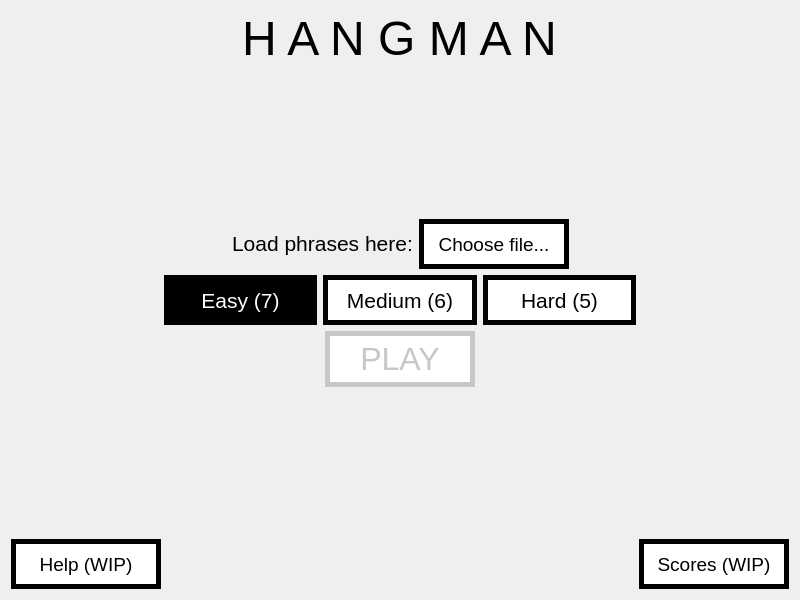
<?xml version="1.0" encoding="UTF-8"?>
<ui version="4.0">
 <class>Menu</class>
 <widget class="QWidget" name="Menu">
  <property name="geometry">
   <rect>
    <x>0</x>
    <y>0</y>
    <width>800</width>
    <height>600</height>
   </rect>
  </property>
  <property name="windowTitle">
   <string>Form</string>
  </property>
  <layout class="QGridLayout" name="gridLayout" rowstretch="1,7,1">
   <item row="1" column="0">
    <layout class="QVBoxLayout" name="primaryBtnsWrapper">
     <item>
      <spacer name="vspacer2">
       <property name="orientation">
        <enum>Qt::Vertical</enum>
       </property>
       <property name="sizeHint" stdset="0">
        <size>
         <width>20</width>
         <height>40</height>
        </size>
       </property>
      </spacer>
     </item>
     <item>
      <layout class="QHBoxLayout" name="layoutFile">
       <item>
        <spacer name="hspacer1">
         <property name="orientation">
          <enum>Qt::Horizontal</enum>
         </property>
         <property name="sizeHint" stdset="0">
          <size>
           <width>40</width>
           <height>20</height>
          </size>
         </property>
        </spacer>
       </item>
       <item>
        <widget class="QLabel" name="labelFile">
         <property name="sizePolicy">
          <sizepolicy hsizetype="Fixed" vsizetype="Fixed">
           <horstretch>0</horstretch>
           <verstretch>0</verstretch>
          </sizepolicy>
         </property>
         <property name="styleSheet">
          <string notr="true">QLabel {
	font: 16pt;
	color: #000000;
}</string>
         </property>
         <property name="text">
          <string>Load phrases here:</string>
         </property>
        </widget>
       </item>
       <item>
        <widget class="QPushButton" name="btnFile">
         <property name="sizePolicy">
          <sizepolicy hsizetype="Fixed" vsizetype="Fixed">
           <horstretch>0</horstretch>
           <verstretch>0</verstretch>
          </sizepolicy>
         </property>
         <property name="minimumSize">
          <size>
           <width>150</width>
           <height>50</height>
          </size>
         </property>
         <property name="styleSheet">
          <string notr="true">QPushButton {
	border: 5px solid #000000;
	padding: 5px;
	font-size: 14pt;
	color: #000000;
	background-color: #ffffff;
}</string>
         </property>
         <property name="text">
          <string>Choose file...</string>
         </property>
        </widget>
       </item>
       <item>
        <spacer name="hspacer2">
         <property name="orientation">
          <enum>Qt::Horizontal</enum>
         </property>
         <property name="sizeHint" stdset="0">
          <size>
           <width>40</width>
           <height>20</height>
          </size>
         </property>
        </spacer>
       </item>
      </layout>
     </item>
     <item>
      <layout class="QHBoxLayout" name="layoutDifficultyBtns">
       <item>
        <spacer name="hspacer3">
         <property name="orientation">
          <enum>Qt::Horizontal</enum>
         </property>
         <property name="sizeHint" stdset="0">
          <size>
           <width>40</width>
           <height>20</height>
          </size>
         </property>
        </spacer>
       </item>
       <item>
        <widget class="QPushButton" name="btnEasy">
         <property name="sizePolicy">
          <sizepolicy hsizetype="MinimumExpanding" vsizetype="Fixed">
           <horstretch>0</horstretch>
           <verstretch>0</verstretch>
          </sizepolicy>
         </property>
         <property name="minimumSize">
          <size>
           <width>150</width>
           <height>50</height>
          </size>
         </property>
         <property name="baseSize">
          <size>
           <width>0</width>
           <height>0</height>
          </size>
         </property>
         <property name="styleSheet">
          <string notr="true">QPushButton {
	border: 5px solid #000000;
	font-size: 16pt;
	background-color: #ffffff;
	color: #000000;
}

QPushButton:checked {
	background-color: #000000;
	color: #ffffff;
}</string>
         </property>
         <property name="text">
          <string>Easy (7)</string>
         </property>
         <property name="checkable">
          <bool>true</bool>
         </property>
         <property name="checked">
          <bool>true</bool>
         </property>
         <property name="default">
          <bool>true</bool>
         </property>
        </widget>
       </item>
       <item>
        <widget class="QPushButton" name="btnMedium">
         <property name="sizePolicy">
          <sizepolicy hsizetype="MinimumExpanding" vsizetype="Fixed">
           <horstretch>0</horstretch>
           <verstretch>0</verstretch>
          </sizepolicy>
         </property>
         <property name="minimumSize">
          <size>
           <width>150</width>
           <height>50</height>
          </size>
         </property>
         <property name="baseSize">
          <size>
           <width>0</width>
           <height>0</height>
          </size>
         </property>
         <property name="styleSheet">
          <string notr="true">QPushButton {
	border: 5px solid #000000;
	padding: 5px;
	font-size: 16pt;
	background-color: #ffffff;
	color: #000000;
}

QPushButton:checked {
	background-color: #000000;
	color: #ffffff;
}</string>
         </property>
         <property name="text">
          <string>Medium (6)</string>
         </property>
         <property name="checkable">
          <bool>true</bool>
         </property>
         <property name="checked">
          <bool>false</bool>
         </property>
        </widget>
       </item>
       <item>
        <widget class="QPushButton" name="btnHard">
         <property name="sizePolicy">
          <sizepolicy hsizetype="MinimumExpanding" vsizetype="Fixed">
           <horstretch>0</horstretch>
           <verstretch>0</verstretch>
          </sizepolicy>
         </property>
         <property name="minimumSize">
          <size>
           <width>150</width>
           <height>50</height>
          </size>
         </property>
         <property name="baseSize">
          <size>
           <width>0</width>
           <height>0</height>
          </size>
         </property>
         <property name="styleSheet">
          <string notr="true">QPushButton {
	border: 5px solid #000000;
	font-size: 16pt;
	background-color: #ffffff;
	color: #000000;
}

QPushButton:checked {
	background-color: #000000;
	color: #ffffff;
}</string>
         </property>
         <property name="text">
          <string>Hard (5)</string>
         </property>
         <property name="checkable">
          <bool>true</bool>
         </property>
         <property name="checked">
          <bool>false</bool>
         </property>
        </widget>
       </item>
       <item>
        <spacer name="hspacer4">
         <property name="orientation">
          <enum>Qt::Horizontal</enum>
         </property>
         <property name="sizeHint" stdset="0">
          <size>
           <width>40</width>
           <height>20</height>
          </size>
         </property>
        </spacer>
       </item>
      </layout>
     </item>
     <item>
      <layout class="QHBoxLayout" name="layoutPlay">
       <item>
        <spacer name="hspacer5">
         <property name="orientation">
          <enum>Qt::Horizontal</enum>
         </property>
         <property name="sizeHint" stdset="0">
          <size>
           <width>40</width>
           <height>20</height>
          </size>
         </property>
        </spacer>
       </item>
       <item>
        <widget class="QPushButton" name="btnPlay">
         <property name="enabled">
          <bool>false</bool>
         </property>
         <property name="sizePolicy">
          <sizepolicy hsizetype="Fixed" vsizetype="Fixed">
           <horstretch>0</horstretch>
           <verstretch>0</verstretch>
          </sizepolicy>
         </property>
         <property name="minimumSize">
          <size>
           <width>150</width>
           <height>50</height>
          </size>
         </property>
         <property name="styleSheet">
          <string notr="true">QPushButton {
	border: 5px solid #000000;
	padding: 5px;
	font-size: 24pt;
	background-color: #000000;
	color: #ffffff;
}

QPushButton:!enabled {
	border: 5px solid #c7c7c7;
	background-color: #ffffff;
	color: #c7c7c7;
}</string>
         </property>
         <property name="text">
          <string>PLAY</string>
         </property>
        </widget>
       </item>
       <item>
        <spacer name="hspacer6">
         <property name="orientation">
          <enum>Qt::Horizontal</enum>
         </property>
         <property name="sizeHint" stdset="0">
          <size>
           <width>40</width>
           <height>20</height>
          </size>
         </property>
        </spacer>
       </item>
      </layout>
     </item>
     <item>
      <spacer name="vspacer1">
       <property name="orientation">
        <enum>Qt::Vertical</enum>
       </property>
       <property name="sizeHint" stdset="0">
        <size>
         <width>20</width>
         <height>40</height>
        </size>
       </property>
      </spacer>
     </item>
    </layout>
   </item>
   <item row="2" column="0">
    <layout class="QHBoxLayout" name="laoutAdditionalBtns">
     <property name="spacing">
      <number>1</number>
     </property>
     <item>
      <widget class="QPushButton" name="btnHelp">
       <property name="sizePolicy">
        <sizepolicy hsizetype="Fixed" vsizetype="Fixed">
         <horstretch>0</horstretch>
         <verstretch>0</verstretch>
        </sizepolicy>
       </property>
       <property name="minimumSize">
        <size>
         <width>150</width>
         <height>50</height>
        </size>
       </property>
       <property name="styleSheet">
        <string notr="true">QPushButton {
	border: 5px solid #000000;
	padding: 5px;
	font-size: 14pt;
	color: #000000;
	background-color: #ffffff;
}</string>
       </property>
       <property name="text">
        <string>Help (WIP)</string>
       </property>
      </widget>
     </item>
     <item>
      <spacer name="hspacer7">
       <property name="orientation">
        <enum>Qt::Horizontal</enum>
       </property>
       <property name="sizeHint" stdset="0">
        <size>
         <width>40</width>
         <height>20</height>
        </size>
       </property>
      </spacer>
     </item>
     <item>
      <widget class="QPushButton" name="btnScores">
       <property name="sizePolicy">
        <sizepolicy hsizetype="Fixed" vsizetype="Fixed">
         <horstretch>0</horstretch>
         <verstretch>0</verstretch>
        </sizepolicy>
       </property>
       <property name="minimumSize">
        <size>
         <width>150</width>
         <height>50</height>
        </size>
       </property>
       <property name="styleSheet">
        <string notr="true">QPushButton {
	border: 5px solid #000000;
	padding: 5px;
	font-size: 14pt;
	color: #000000;
	background-color: #ffffff;
}</string>
       </property>
       <property name="text">
        <string>Scores (WIP)</string>
       </property>
      </widget>
     </item>
    </layout>
   </item>
   <item row="0" column="0">
    <layout class="QHBoxLayout" name="layoutTitle">
     <item>
      <widget class="QLabel" name="title">
       <property name="sizePolicy">
        <sizepolicy hsizetype="Fixed" vsizetype="Fixed">
         <horstretch>0</horstretch>
         <verstretch>0</verstretch>
        </sizepolicy>
       </property>
       <property name="styleSheet">
        <string notr="true">QLabel {
	font: 36pt;
	color: #000000;
}</string>
       </property>
       <property name="text">
        <string>H A N G M A N</string>
       </property>
       <property name="alignment">
        <set>Qt::AlignCenter</set>
       </property>
      </widget>
     </item>
    </layout>
   </item>
  </layout>
 </widget>
 <resources/>
 <connections/>
</ui>
